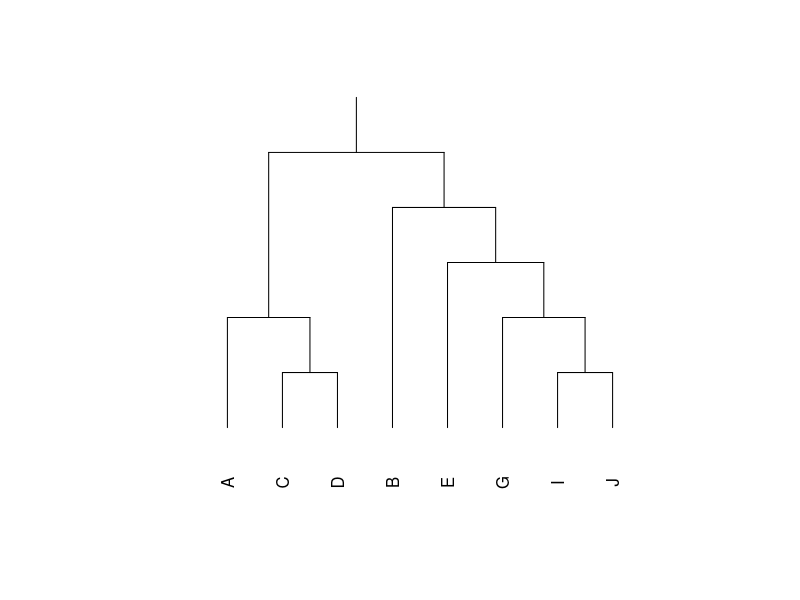

Write R code to recreate this figure.
#DENDOGRAM
tree <- "((A(CD))(B(E(G(IJ)))))" # SET NEWICK TREE
#tree <- "(A((BC)D)(EF))"
tree <- substr(tree, 1, nchar(tree) - 1) # REMOVE LAST CHARACTER
entities <- gsub("[()]", "", tree) # REMOVES PARENTHESES FROM TREE
entities <- strsplit(entities, NULL)[[1]] # SPLIT STRING INTO ARRAY OF CHARACTERS (ENTITIES)

# ARRAYS
xx <- c() # INITIALIZE X ARRAY
yy <- c() # INITIALIZE Y ARRAY
# AUXILIARIES
x <- 0; i <- 1 # INITIALIZE AUXILIARY VARIABLES

# FIND OUT HOW MANY LEVELS IN THE DENDOGRAM BY FINDING THE MOST CONSECTUIVE "("
levels <- gsub("[^()]", "", tree) # GET RID OF ANYTHING BUT "("s AND ")"s
levels <- regmatches(levels, gregexpr("\\(*", levels)) # FIND SEQUENCES OF CONSECUTIVE "("
levels <- max(sapply(levels, nchar)) # GET THE LONGEST SEQUENCE
levels <- levels + 3 # ADD THREE MORE LEVELS

w <- (length(entities)-1) # THE WIDTH EQUALS THE AMOUNT OF LETTERS MINUS ONE
h <- levels # THE HEIGHT EQUALS THE LEVELS CALCULATED
par(pty="s") # DRAW A SQUARE PLOT
plot(1, type="n", # CREATE AN EMPTY PLOT
     xlab="", ylab="", # WITH NO X/Y LABS
     xaxt = "n", yaxt = "n", # AND NO X/Y AXES
     xlim=c(0, w), ylim=c(0, h), # FROM 0 to W in X AND 0 to H in Y
     bty ="n") # AND NO SURROUNDING BOX

for (entity in entities) {  # PLOT EACH ENTITY...
  text(x, 0, entity, srt = 90) # AS TEXT ROTATED 90 DEGREES
  xx[entity] <- x # ADD ENTITY'S STARTING X POSITION TO X ARRAY
  yy[entity] <- 1 # ADD ENTITY'S STARTING Y POSITION TO Y ARRAY
  x <- x+1 # INCREASE X FOR NEXT ENTITY
}

while (nchar(tree) > 1) { # WHILE THERE ARE ENTITIES IN THE TREE
  m <- regexec("\\(?([A-Z])([A-Z])\\)?", tree) # RETRIEVE LEFTMOST PAIR OF ENTITIES
  m <- regmatches(tree, m) # GET THE MATCHES (REGULAR EXPRESSION)
  m1 <- m[[1]][2] # M1 EQUALS FIRST ENTITY FOUND (SECOND GROUP)
  m2 <- m[[1]][3] # M2 EQUALS SECOND ENTITY FOUND (THIRD GROUP)
  
  if (yy[m1] < yy[m2]) {  # IF THE Y POSITION OF THE LEFTMOST GROUP iS SMALLER THAN THAT OF THE SECOND GROUP
    segments(x0 = xx[m1], y0 = yy[m1],
             x1 = xx[m1], y1 = (yy[m2]+1))  # DRAW A VERTICAL LINE FROM THE LEFTMOST GROUP'S CURRENT TO THE SECOND GROUP'S Y POSITION + 1
    yy[m1] = yy[m2] # THE NEW Y POSITION FOR THE LEFTMOST GROUP EQUALS THAT OF THE SECOND GROUP
  } else { # ...OTHERWISE...
    segments(x0 = xx[m1], y0 = yy[m1], 
             x1 = xx[m1], y1 = (yy[m1]+1)) # DRAW A VERTICAL LINE FROM THE LEFTMOST GROUP'S CURRENT POSITION PLUS + 1
  }
  
  yy[m1] = yy[m1] + 1 # THE NEW Y POSITION FOR THE LEFTMOST GROUP EQUALS THAT OF THE SECOND GROUP
  
  segments(x0 = xx[m1], y0 = yy[m1],
           x1 = xx[m2], y1 = yy[m1]) # DRAW THE HORIZONTAL LINE FROM THE LEFTMOST GROUP TO THE SECOND GROUP
  segments(x0 = xx[m2], y0 = yy[m1],
           x1 = xx[m2], y1 = yy[m2]) # DRAW A VERTICAL LINE FROM THE SECOND GROUP'S CURRENT POSITION PLUS + 1
  
  xx[m1] = 0.5*(xx[m1] + xx[m2]) # FIND THE MIDDLEPOINT BETWEEN FIRST AND SECOND GROUP
  tree <- sub("\\(?([A-Z])([A-Z])\\)?", "\\1", tree) # GROUP THE TWO GROUPS INTO ONE NAMED LIKE THE LEFTMOST GROUP
}

segments(x0 = xx[tree], y0 = yy[tree],
         x1 = xx[tree], y1 = (yy[tree]+1)) # DRAW THE LAST LINE IN THE MIDDLE